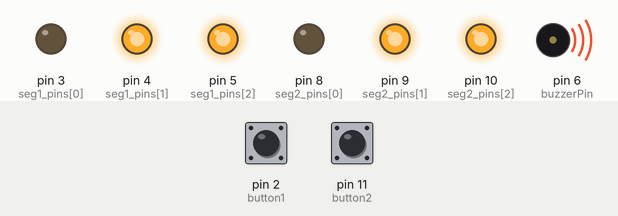
The sketch below on a simulated Arduino Uno, built with avr-gcc and run on an emulated ATmega328P. Parts: output pins drawn as LEDs (lit = HIGH), buzzer (waves = sounding). The inputs (shaded band) are chosen by the test bench; at power-on: pin 11 (button2) LOW, pin 2 (button1) HIGH. Random numbers use the default seed unless the sketch sets one.

Above: at 7.7 s.
8.0 s: pin 11 (button2) pulled HIGH for 3 s
At 10.16 s:
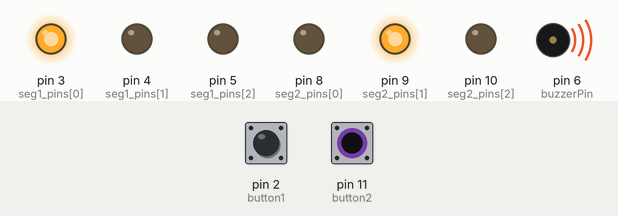
12.6 s: pin 11 (button2) pulled HIGH for 3 s
At 15.2 s:
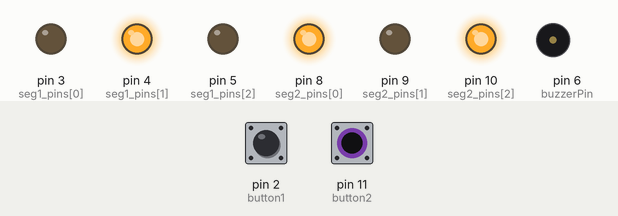
17.2 s: pin 11 (button2) pulled HIGH for 3 s
At 18.57 s:
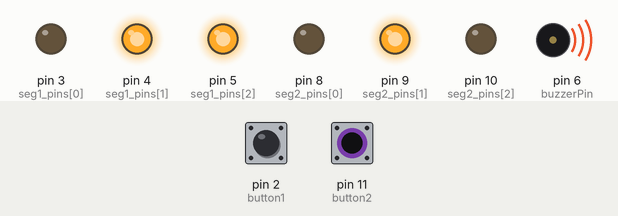
22.2 s: pin 11 (button2) pulled HIGH for 3 s
33.9 s: pin 11 (button2) pulled HIGH for 3 s
Timing chart, 0 to 93.5 s (numbered marks = the images above; inputs shaded):
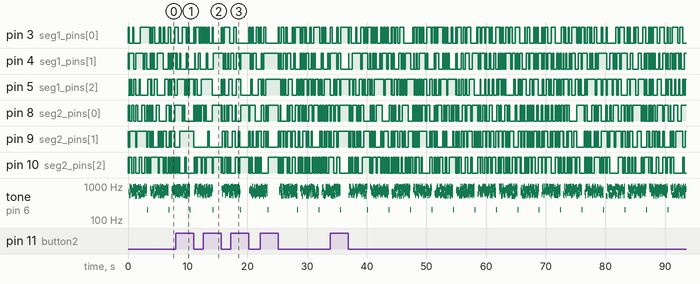

Measured:
- by itself, tone on pin 6 (buzzerPin): plays 794 Hz for 0.02 s, 784 Hz for 0.02 s, 670 Hz for 0.02 s, 725 Hz for 0.02 s, 527 Hz for 0.02 s, 573 Hz for 0.02 s … (1489 notes in this stretch)

The sketch:

dice_roller.ino
```cpp
/**
 * ARDUINO DUAL 7-SEGMENT DICE ROLLER WITH SOUND EFFECTS
 * =====================================================
 *
 * Project Description:
 * A multiplayer electronic dice roller that simulates two 6-sided dice with:
 * - Realistic rolling animations
 * - Tactile feedback via passive buzzer
 * - Two-player control (either button triggers both dice)
 *
 * Key Features:
 * 1. HARDWARE:
 *    - 2x 7-segment displays (74LS48 BCD decoders, 3-bit input)
 *    - 2x Pushbuttons with external pull-up resistors
 *    - 1x Passive buzzer (PWM-controlled sound effects)
 *
 * 2. SOFTWARE:
 *    - Synchronized visual/sound effects
 *    - Random number generation with proper seeding
 *    - Debounced button inputs
 *
 * 3. USER EXPERIENCE:
 *    - Either player can initiate rolls
 *    - "Tumbling" sound during animation
 *    - Satisfying "thud" when dice settle
 *
 * Wiring Guide:
 *    Displays:
 *    - Die 1: Pins 3(A),4(B),5(C)
 *    - Die 2: Pins 8(A),9(B),10(C)
 *    - D pins grounded (1-6 range)
 *    Buttons:
 *    - Player 1: Pin 2 to GND (external pull-up)
 *    - Player 2: Pin 11 to GND (external pull-up)
 *    Buzzer:
 *    - Pin 6(+) to buzzer, GND(-) with 100Ω resistor
 *
 * Created: 09/07/2025
 * Author: Mohamed Mahmoud Abdelhafiez
 */

// ========================
// HARDWARE CONFIGURATION
// ========================

// ======== BCD PIN CONFIGURATION ========
const int seg1_pins[3] = {3, 4, 5};    // Die 1: 74LS48 A, B, C (D grounded)
const int seg2_pins[3] = {8, 9, 10};   // Die 2: 74LS48 A, B, C (D grounded)

// ======== BUTTON PINS ========
const int button1 = 2;    // Trigger (active LOW)
const int button2 = 11;   // Trigger (active LOW)

// ======== BUZZER SETUP ========
const int buzzerPin = 6;  // PWM pin for buzzer

// ========================
// INITIALIZATION
// ========================
void setup()
{
  // Initialize BCD decoder pins as outputs
  for( int i = 0; i < 3; i++)
  {
    pinMode(seg1_pins[i], OUTPUT);
    pinMode(seg2_pins[i], OUTPUT);
    digitalWrite(seg1_pins[i], LOW); // Ensure clean startup
    digitalWrite(seg2_pins[i], LOW);
  }

  // Initialize buttons (external pull-up = INPUT mode)
  pinMode(button1, INPUT);  // No internal pull-up
  pinMode(button2, INPUT);  // No internal pull-up

  // Initialize buzzer
  pinMode(buzzerPin, OUTPUT);
  noTone(buzzerPin);           // Ensure silent startup

  // Seed random number generator with analog noise
  randomSeed(analogRead(0));
}

// ========================
// MAIN LOOP
// ========================
void loop()
{
  // Trigger roll if either button is pressed (LOW signal)
  // Active LOW: Button press pulls pin to GND
  if( (digitalRead(button1) == LOW) || (digitalRead(button2) == LOW))
  {
    rollDice(20, 50);     // Animate rolling (20 cycles, 50ms delay)
    playStopSound();      // Play when dice stop
    showResult();         // Display final numbers
    delay(300);           // Debounce delay
  }
}

// ======== FUNCTIONS ========

/**
 * Simulates dice rolling animation on both displays.
 * @param count      Number of random numbers generated (animation length)
 * @param delayTime  Delay between number changes (ms)
 */
void rollDice(int count, int delayTime)
{
  for(int i = 0; i < count; i++)
  {
    playRollSound(i * 0.5);   // Play during animation
    // Display numbers on both dice simultaneously
    showNumber(random(1, 7), seg1_pins);
    showNumber(random(1, 7), seg2_pins);
    delay(delayTime + i * 2); // Gradually slow down
  }
}

/**
 * Displays the final dice results (no animation).
 */
void showResult() {
  showNumber(random(1, 7), seg1_pins);
  showNumber(random(1, 7), seg2_pins);
}

/**
 * Outputs a number (1-6) to a 74LS48 BCD decoder (3-bit: A, B, C; D grounded).
 * @param number  Value to display (1-6)
 * @param pins    Array of 3 BCD pins (A, B, C)
 */
void showNumber(int number, const int pins[])
{
  // Send 3-bit BCD to 74LS48 (D is grounded)
  for(int i = 0; i < 3; i++)
  {
    digitalWrite(pins[i], number >> i & 0x01); // Extract bits 0,1,2
  }
}

/**
 * Plays a dice-rolling sound effect
 * @param duration  Sound length in milliseconds
 */
void playRollSound(int duration)
{
  for (int i = 0; i < duration; i++)
  {
    tone(buzzerPin, 500 + random(500), 20); // Random pitch (500-1000Hz)
    delay(20);
  }
  noTone(buzzerPin);  // Stop sound
}

/**
 * Plays a "settling" sound when dice stop
 */
void playStopSound()
{
  tone(buzzerPin, 200, 100); // Low pitch "thud"
  delay(100);
  noTone(buzzerPin);
}
```
